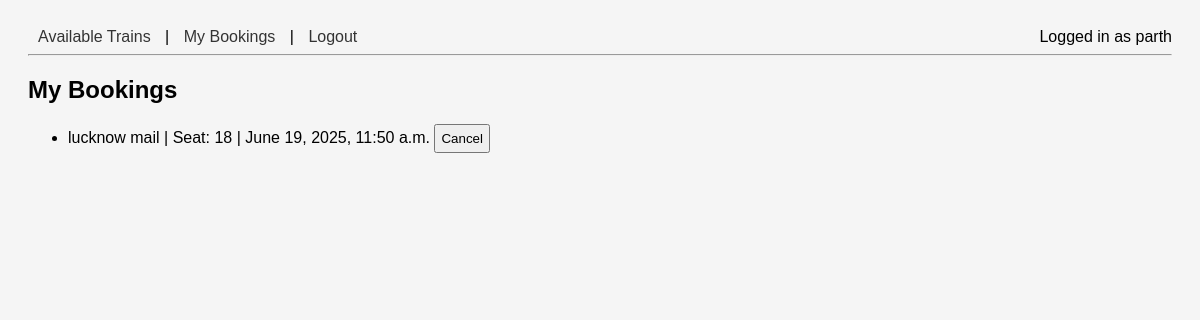
/my-bookings/ (signed in), run on the app's committed database.
### booking/models.py (models this page shows, shortened)
class Booking(models.Model):
    user = models.ForeignKey(settings.AUTH_USER_MODEL, on_delete=models.CASCADE)
    train = models.ForeignKey(Train, on_delete=models.CASCADE)
    seat_number = models.PositiveIntegerField()
    booking_timestamp = models.DateTimeField(auto_now_add=True)

class Train(models.Model):
    name = models.CharField(max_length=100)
    source = models.CharField(max_length=100)
    destination = models.CharField(max_length=100)
    departure_time = models.DateTimeField()
    total_seats = models.PositiveIntegerField()
    seats_available = models.PositiveIntegerField()

### booking/views.py (the view)
# urls.py: path('my-bookings/', MyBookingsView.as_view(), name='my_bookings'),
@method_decorator(login_required, name='dispatch')
class MyBookingsView(TemplateView):
    template_name = 'booking/my_bookings.html'
    def get_context_data(self, **kwargs):
        context = super().get_context_data(**kwargs)
        context['bookings'] = Booking.objects.filter(user=self.request.user)
        return context

### booking/templates/booking/my_bookings.html (shortened to what this page needs)
{% extends 'booking/base.html' %}
{% block content %}
<h2>My Bookings</h2>
<ul>
    {% for booking in bookings %}
        <li>
            {{ booking.train.name }} | Seat: {{ booking.seat_number }} | {{ booking.booking_timestamp }}
            <form method="post" action="{% url 'cancel_booking' booking.id %}" style="display:inline;">
                <button type="submit">Cancel</button>
            </form>
        </li>
    {% empty %}
        <li>No bookings yet.</li>
    {% endfor %}
</ul>
{% endblock %}

### booking/templates/booking/base.html (shortened to what this page needs)
{%load static%}
<!DOCTYPE html>
<html>
<head>
    <link rel="stylesheet" href="{% static 'booking/css/style.css' %}">
</head>
<body>
    <nav>
        {% if user.is_authenticated %}
            <a href="{% url 'train_list' %}">Available Trains</a> |
            <a href="{% url 'my_bookings' %}">My Bookings</a> |
            <a href="{% url 'logout' %}">Logout</a>
            <span style="float:right;">Logged in as {{ user.username }}</span>
        {% else %}
            <a href="{% url 'register' %}">Register</a> |
            <a href="{% url 'login' %}">Login</a>
        {% endif %}
    </nav>
    <hr>
    {% block content %}
    {% endblock %}
</body>
</html>

### booking/static/booking/css/style.css (style rules this page uses)
body { font-family: Arial, sans-serif; padding: 20px; background: #f5f5f5; }
nav a { margin: 0 10px; text-decoration: none; color: #333; }
form { margin: 15px 0; }
input, button { padding: 5px; margin-right: 10px; }

### data on the page
Booking: train.name "lucknow mail", seat_number "18", booking_timestamp "June 19, 2025, 11:50 a.m."

### other printed values
{{ user.username }} "parth"
